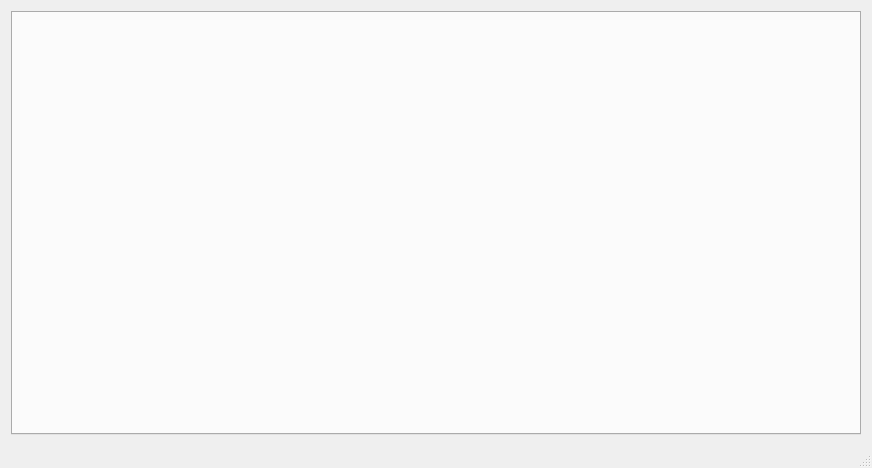
<?xml version="1.0" encoding="UTF-8"?>
<ui version="4.0">
 <class>MainWindow</class>
 <widget class="QMainWindow" name="MainWindow">
  <property name="geometry">
   <rect>
    <x>0</x>
    <y>0</y>
    <width>872</width>
    <height>468</height>
   </rect>
  </property>
  <property name="sizePolicy">
   <sizepolicy hsizetype="Preferred" vsizetype="Preferred">
    <horstretch>0</horstretch>
    <verstretch>0</verstretch>
   </sizepolicy>
  </property>
  <property name="windowTitle">
   <string>MainWindow</string>
  </property>
  <widget class="QWidget" name="centralWidget">
   <layout class="QHBoxLayout" name="horizontalLayout">
    <item>
     <widget class="RTabWidget" name="verticalTabWidget"/>
    </item>
   </layout>
  </widget>
  <widget class="QMenuBar" name="menuBar">
   <property name="geometry">
    <rect>
     <x>0</x>
     <y>0</y>
     <width>872</width>
     <height>21</height>
    </rect>
   </property>
  </widget>
  <widget class="QStatusBar" name="statusBar"/>
 </widget>
 <layoutdefault spacing="6" margin="11"/>
 <customwidgets>
  <customwidget>
   <class>RTabWidget</class>
   <extends>QTabWidget</extends>
   <header>rtabwidget.h</header>
   <container>1</container>
  </customwidget>
 </customwidgets>
 <resources/>
 <connections/>
</ui>
